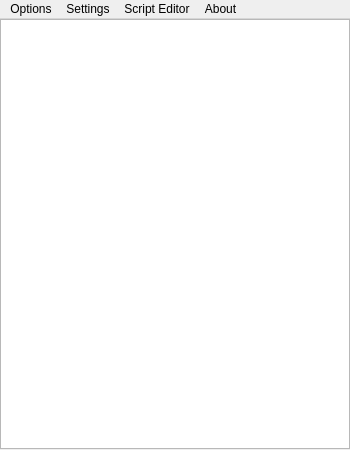
<?xml version="1.0" encoding="UTF-8"?>
<ui version="4.0">
 <class>OutputHooker</class>
 <widget class="QMainWindow" name="OutputHooker">
  <property name="geometry">
   <rect>
    <x>0</x>
    <y>0</y>
    <width>350</width>
    <height>450</height>
   </rect>
  </property>
  <property name="acceptDrops">
   <bool>false</bool>
  </property>
  <property name="windowTitle">
   <string>OutputHooker</string>
  </property>
  <widget class="QWidget" name="centralwidget">
   <widget class="QListWidget" name="listWidget">
    <property name="geometry">
     <rect>
      <x>0</x>
      <y>0</y>
      <width>350</width>
      <height>430</height>
     </rect>
    </property>
    <property name="font">
     <font>
      <pointsize>10</pointsize>
     </font>
    </property>
    <property name="selectionMode">
     <enum>QAbstractItemView::SelectionMode::NoSelection</enum>
    </property>
   </widget>
  </widget>
  <widget class="QMenuBar" name="menubar">
   <property name="geometry">
    <rect>
     <x>0</x>
     <y>0</y>
     <width>350</width>
     <height>21</height>
    </rect>
   </property>
   <widget class="QMenu" name="menuOptions">
    <property name="title">
     <string>Options</string>
    </property>
    <addaction name="actionConnectedDevices"/>
    <addaction name="actionTestOutputs"/>
    <addaction name="separator"/>
    <addaction name="actionExit"/>
   </widget>
   <widget class="QMenu" name="menuScript_Editor">
    <property name="tearOffEnabled">
     <bool>false</bool>
    </property>
    <property name="title">
     <string>Script Editor</string>
    </property>
    <property name="separatorsCollapsible">
     <bool>false</bool>
    </property>
    <addaction name="actionEditDefaultINI"/>
    <addaction name="actionEditSpecificGameINI"/>
    <addaction name="actionEditCurrentGameINI"/>
   </widget>
   <widget class="QMenu" name="menuAbout">
    <property name="title">
     <string>About</string>
    </property>
    <property name="toolTipsVisible">
     <bool>false</bool>
    </property>
    <addaction name="actionAboutWindow"/>
   </widget>
   <widget class="QMenu" name="menuSettings">
    <property name="title">
     <string>Settings</string>
    </property>
    <widget class="QMenu" name="menuProcessingMethod">
     <property name="title">
      <string>Output Processing Method</string>
     </property>
     <addaction name="actionMethodExclusive"/>
     <addaction name="actionMethodPriority"/>
     <addaction name="actionMethodConcurrent"/>
    </widget>
    <widget class="QMenu" name="menuOutputPriority">
     <property name="title">
      <string>Preferred Output Source</string>
     </property>
     <addaction name="actionPriorityNetwork"/>
     <addaction name="actionPriorityWinMsg"/>
    </widget>
    <addaction name="actionNotification"/>
    <addaction name="actionDefaultINI"/>
    <addaction name="separator"/>
    <addaction name="menuProcessingMethod"/>
    <addaction name="menuOutputPriority"/>
   </widget>
   <addaction name="menuOptions"/>
   <addaction name="menuSettings"/>
   <addaction name="menuScript_Editor"/>
   <addaction name="menuAbout"/>
  </widget>
  <action name="actionTestOutputs">
   <property name="text">
    <string>Test Output(s)</string>
   </property>
  </action>
  <action name="actionExit">
   <property name="text">
    <string>Exit</string>
   </property>
   <property name="menuRole">
    <enum>QAction::MenuRole::QuitRole</enum>
   </property>
  </action>
  <action name="actionEditDefaultINI">
   <property name="enabled">
    <bool>true</bool>
   </property>
   <property name="text">
    <string>Edit default.ini</string>
   </property>
  </action>
  <action name="actionEditCurrentGameINI">
   <property name="text">
    <string>Edit ini file for current game</string>
   </property>
   <property name="toolTip">
    <string>Edit ini file for current game</string>
   </property>
  </action>
  <action name="actionEditSpecificGameINI">
   <property name="text">
    <string>Edit specific game ini file</string>
   </property>
   <property name="toolTip">
    <string>Edit specific game ini file</string>
   </property>
  </action>
  <action name="actionAboutWindow">
   <property name="text">
    <string>OutputHooker</string>
   </property>
  </action>
  <action name="actionNotification">
   <property name="checkable">
    <bool>true</bool>
   </property>
   <property name="text">
    <string>Notification on new Output(s)</string>
   </property>
  </action>
  <action name="actionDefaultINI">
   <property name="checkable">
    <bool>true</bool>
   </property>
   <property name="text">
    <string>Add new Output(s) to default.ini</string>
   </property>
  </action>
  <action name="actionConnectedDevices">
   <property name="text">
    <string>Connected Device(s)</string>
   </property>
  </action>
  <action name="actionPriorityNetwork">
   <property name="checkable">
    <bool>true</bool>
   </property>
   <property name="text">
    <string>Network</string>
   </property>
  </action>
  <action name="actionPriorityWinMsg">
   <property name="checkable">
    <bool>true</bool>
   </property>
   <property name="text">
    <string>Windows Messages</string>
   </property>
  </action>
  <action name="actionMethodPriority">
   <property name="checkable">
    <bool>true</bool>
   </property>
   <property name="text">
    <string>Priority</string>
   </property>
  </action>
  <action name="actionMethodExclusive">
   <property name="checkable">
    <bool>true</bool>
   </property>
   <property name="text">
    <string>Exclusive</string>
   </property>
  </action>
  <action name="actionMethodConcurrent">
   <property name="checkable">
    <bool>true</bool>
   </property>
   <property name="text">
    <string>Concurrent</string>
   </property>
  </action>
 </widget>
 <resources/>
 <connections/>
</ui>
